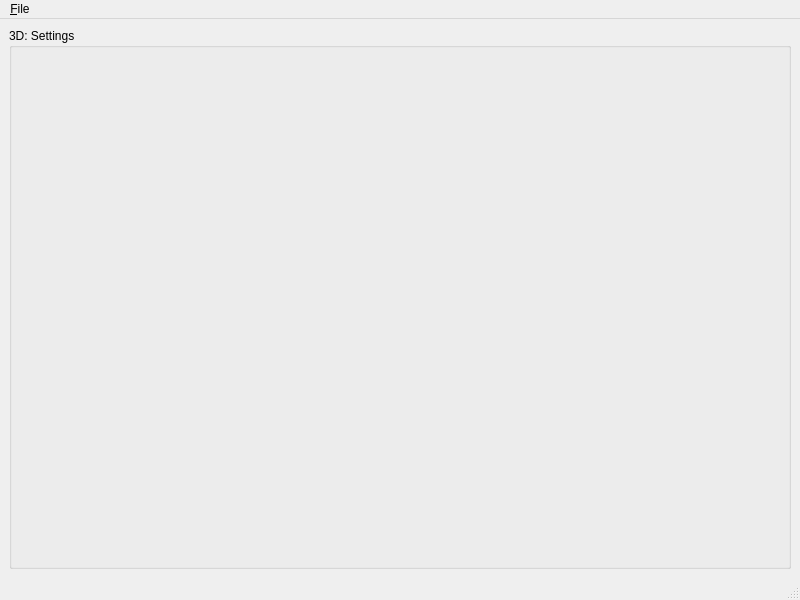
<?xml version="1.0" encoding="UTF-8"?>
<ui version="4.0">
 <class>MainWindow</class>
 <widget class="QMainWindow" name="MainWindow">
  <property name="geometry">
   <rect>
    <x>0</x>
    <y>0</y>
    <width>800</width>
    <height>600</height>
   </rect>
  </property>
  <property name="windowTitle">
   <string>MainWindow</string>
  </property>
  <widget class="QWidget" name="centralwidget">
   <layout class="QVBoxLayout" name="verticalLayout">
    <item>
     <widget class="QGroupBox" name="groupBox">
      <property name="title">
       <string>3D: Settings</string>
      </property>
     </widget>
    </item>
   </layout>
  </widget>
  <widget class="QMenuBar" name="menubar">
   <property name="geometry">
    <rect>
     <x>0</x>
     <y>0</y>
     <width>800</width>
     <height>21</height>
    </rect>
   </property>
   <widget class="QMenu" name="menu_File">
    <property name="title">
     <string>&amp;File</string>
    </property>
    <addaction name="action_Quit"/>
   </widget>
   <addaction name="menu_File"/>
  </widget>
  <widget class="QStatusBar" name="statusbar"/>
  <action name="action_Quit">
   <property name="text">
    <string>&amp;Quit</string>
   </property>
  </action>
 </widget>
 <resources/>
 <connections/>
</ui>
